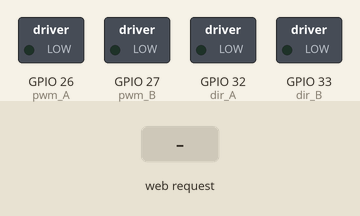
A sketch run on a simulated ESP32. Parts: switched loads named in the sketch (green lamp = pin HIGH). Inputs (shaded band) come from the test bench. WiFi joins after 1.5 s; servers stay silent unless stated; what the sketch prints to the serial monitor is not drawn.

Above: at 2.7 s.
2.8 s: HTTP request GET /move?dir=F received
At 3.7 s:
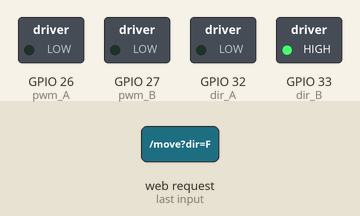
4.3 s: HTTP request GET /move?dir=B received
At 4.9 s:
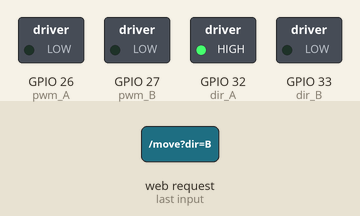
5.8 s: HTTP request GET /move?dir=L received
At 7.0 s:
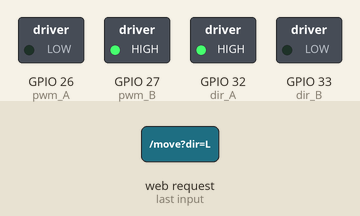
7.3 s: HTTP request GET /move?dir=R received
At 8.3 s:
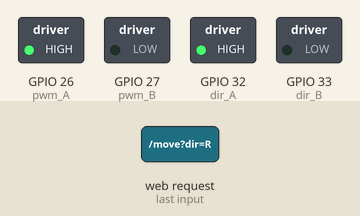
8.8 s: HTTP request GET /move?dir=F received
At 9.5 s:
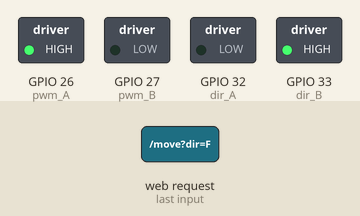
10.3 s: HTTP request GET /move?dir=L received
At 10.6 s:
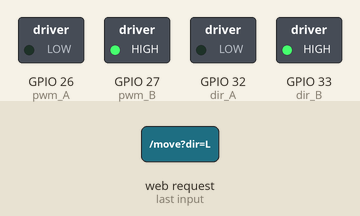
Timing chart, 0 to 12.8 s (numbered marks = the images above; inputs shaded):
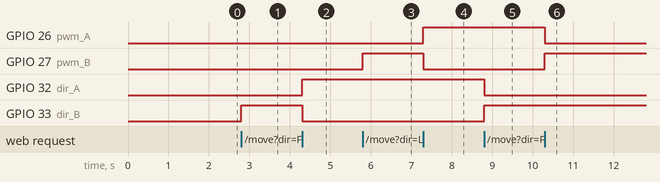

Measured:
- after the input at 2.8 s, GPIO 33 (dir_B): LOW → HIGH at once
- after the input at 4.3 s, GPIO 32 (dir_A): LOW → HIGH at once; GPIO 33 (dir_B): HIGH → LOW at once
- after the input at 5.8 s, GPIO 27 (pwm_B): LOW → HIGH at once
- after the input at 7.3 s, GPIO 26 (pwm_A): LOW → HIGH at once; GPIO 27 (pwm_B): HIGH → LOW at once
- after the input at 8.8 s, GPIO 32 (dir_A): HIGH → LOW at once; GPIO 33 (dir_B): LOW → HIGH at once
- after the input at 10.3 s, GPIO 26 (pwm_A): HIGH → LOW at once; GPIO 27 (pwm_B): LOW → HIGH at once

The sketch:

actuator_32server.ino
```cpp
#include <WiFi.h>
#include <WebServer.h>

// Change these to match your WiFi credentials
// const char* ssid = "Hotspot";
// const char* password = "123456789";

const char* ssid = "GUB";
const char* password = "GUB!@#2023";

WebServer server(80);

// GPIO pins for motor control
static const uint8_t pwm_A = 26;
static const uint8_t pwm_B = 27;
static const uint8_t dir_A = 32;
static const uint8_t dir_B = 33;

int motor_speed = 255;

void setup() {
  Serial.begin(115200);

  // Connect to WiFi
  WiFi.begin(ssid, password);
  Serial.print("Connecting to WiFi");
  while (WiFi.status() != WL_CONNECTED) {
    delay(500);
    Serial.print(".");
  }
  Serial.println("\nWiFi connected");
  Serial.print("IP address: ");
  Serial.println(WiFi.localIP());

  // Set motor pins
  pinMode(pwm_A, OUTPUT);
  pinMode(pwm_B, OUTPUT);
  pinMode(dir_A, OUTPUT);
  pinMode(dir_B, OUTPUT);

  // Set up routes
  server.on("/move", HTTP_GET, handleMoveRequest);
  server.onNotFound(handleNotFound);

  // Start server
  server.begin();
  Serial.println("HTTP server started");
}

void loop() {
  server.handleClient();
}

void handleMoveRequest() {
  if (!server.hasArg("dir")) {
    server.sendHeader("Access-Control-Allow-Origin", "*");
    server.send(400, "text/plain", "Direction not specified");
    return;
  }

  String direction = server.arg("dir");
  Serial.print("Direction: ");
  Serial.println(direction);

  if (direction == "F") {
    forward();
  } else if (direction == "B") {
    backward();
  } else if (direction == "L") {
    turn_left();
  } else if (direction == "R") {
    turn_right();
  } else if (direction == "S") {
    stop_motors();
  } else {
    server.sendHeader("Access-Control-Allow-Origin", "*");
    server.send(400, "text/plain", "Invalid direction");
    return;
  }

  server.sendHeader("Access-Control-Allow-Origin", "*");
  server.send(200, "text/plain", "Direction: " + direction);
}

void handleNotFound() {
  server.sendHeader("Access-Control-Allow-Origin", "*");
  server.send(404, "text/plain", "404: Not Found");
}

void forward() {
  ledcWrite(0, motor_speed); // Set PWM speed on channel 0
  ledcWrite(1, 0);           // Ensure the other motor channel is OFF
  digitalWrite(dir_A, LOW); // Set direction
  digitalWrite(dir_B, HIGH); // Ensure correct direction for forward
  Serial.println("Moving forward");
}

void backward() {
  ledcWrite(0, motor_speed); // Set PWM speed on channel 0
  ledcWrite(1, 0);           // Ensure the other motor channel is OFF
  digitalWrite(dir_A, HIGH); // Set direction
  digitalWrite(dir_B, LOW);  // Ensure correct direction for backward
  Serial.println("Moving backward");
}

void turn_left() {
  ledcWrite(0, motor_speed); // Set PWM speed on channel 0
  ledcWrite(1, 0);           // Ensure the other motor channel is OFF
  digitalWrite(pwm_A, LOW); // Set direction
  digitalWrite(pwm_B, HIGH); // Ensure correct direction for forward
  Serial.println("Moving forward");
}

void turn_right() {
  ledcWrite(0, motor_speed); // Set PWM speed on channel 0
  ledcWrite(1, 0);           // Ensure the other motor channel is OFF
  digitalWrite(pwm_A, HIGH); // Set direction
  digitalWrite(pwm_B, LOW); // Ensure correct direction for forward
  Serial.println("Moving forward");
}

void stop_motors() {
  ledcWrite(0, 0);
  ledcWrite(1, 0);
  digitalWrite(dir_A, LOW);
  digitalWrite(dir_B, LOW);
   digitalWrite(pwm_A, LOW);
  digitalWrite(pwm_B, LOW);
  Serial.println("Motors stopped");
}
```
